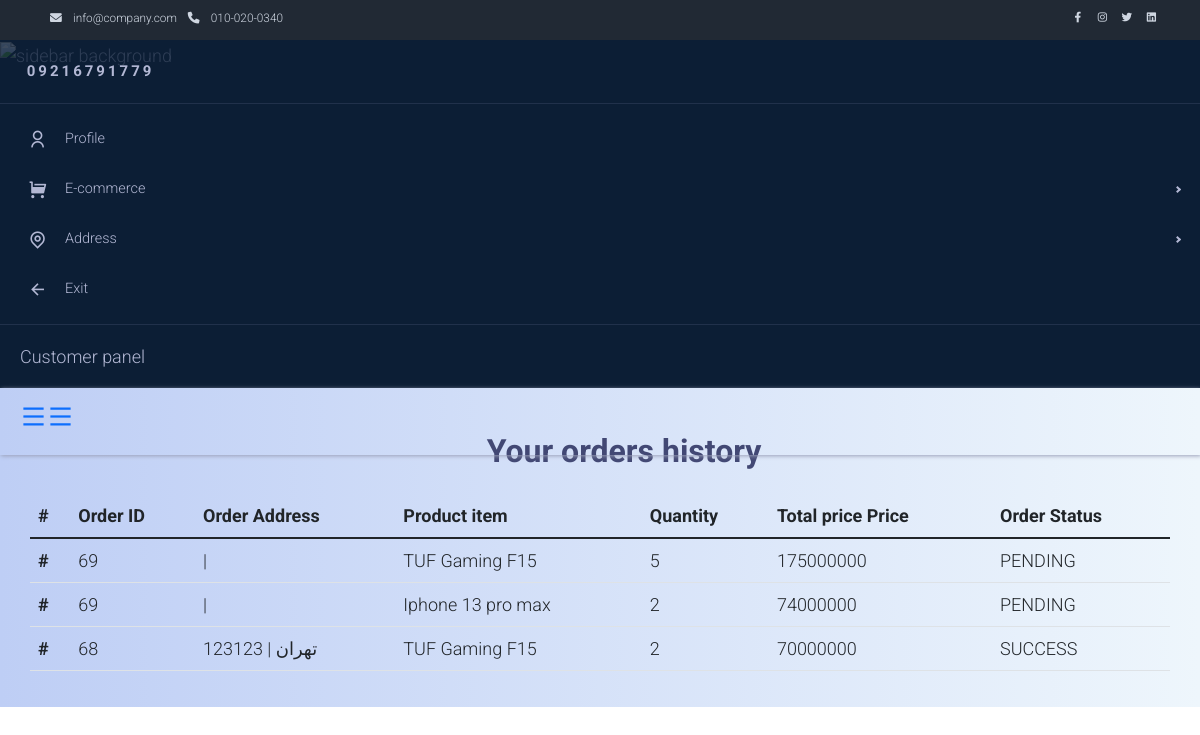
Before: /en/customers/orders_list/ (signed in) with the older database file.
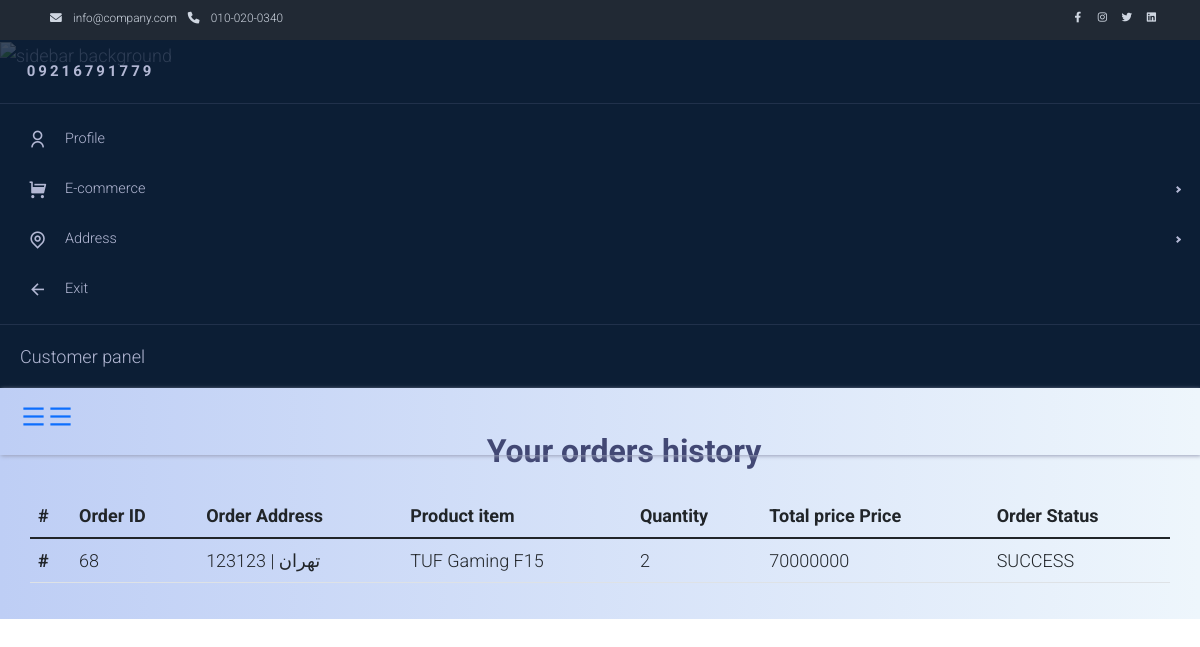
After: the same page with the newer database file.
### core/models.py (models this page shows, shortened)
class User(AbstractUser):
    phone = models.CharField(max_length=13, unique=True,verbose_name=_('Phone Number'),
                             help_text=_('Phone number used as username'))
    USERNAME_FIELD = 'phone'
    objects = MyUserManager()
    class Meta:
        verbose_name = _('User')
        verbose_name_plural = _('Users')

### orders/models.py (models this page shows, shortened)
class CartItem(BaseModel):
    count = models.PositiveIntegerField(default=1, verbose_name=_('Count'))
    cart = models.ForeignKey('Cart', on_delete=models.CASCADE, related_name='items', verbose_name=_('Cart'))
    product = models.ForeignKey(Product, on_delete=models.CASCADE, verbose_name=_('Product'))
    @property
    def status(self):
        return 'PENDING' if self.cart.open else 'SUCCESS'
    @staticmethod
    def remove_loaded_items_key(request):
        if 'loaded_items' in request.session:
            request.session.pop('loaded_items')
    @property
    def price(self):
        return self.product.final_price * self.count
    class Meta:
        verbose_name = _('Cart Item')
        verbose_name_plural = _('Cart Items')

class Cart(BaseModel):
    total_price = models.PositiveIntegerField(default=0, verbose_name=_('Total Price'), null=True, blank=True, )
    final_price = models.PositiveIntegerField(default=0, verbose_name=_('Final Price'), null=True, blank=True, )
    off_code = models.ForeignKey('OffCode', on_delete=models.CASCADE, related_name='carts', null=True, blank=True,
                                 verbose_name=_('Off Code'))
    customer = models.ForeignKey(Customer, on_delete=models.RESTRICT, related_name='ccarts', verbose_name=_('Customer'))
    address = models.ForeignKey(to=Address, on_delete=models.SET_NULL, related_name='acarts', verbose_name=_('Address'),
                                null=True, blank=True)
    open = models.BooleanField(default=True)
    class Meta:
        index_together = [('customer', 'created'),
                          ('off_code', 'customer')]
        ordering = ('-created',)
        verbose_name = _('Cart')
        verbose_name_plural = _('Carts')

### products/models.py (models this page shows, shortened)
class Product(BaseModel):
    name = models.CharField(max_length=100, verbose_name=_('Name'), unique=True)
    price = models.PositiveIntegerField(default=0, verbose_name=_('Price'))
    final_price = models.PositiveIntegerField(null=True, blank=True, verbose_name=_('Final Price'))
    description = models.TextField(verbose_name='Des')
    image = models.FileField(verbose_name=_('Product image'), null=True, blank=True)
    inventory = models.PositiveIntegerField(verbose_name=_('Inventory'))
    slug = models.SlugField(max_length=30, verbose_name=_('Slug'),
                            help_text=_('Unique value for product page URL, created from name.'))
    brand = models.ForeignKey('Brand', on_delete=models.CASCADE, verbose_name=_('Brand'))
    discount = models.ForeignKey('Discount', on_delete=models.CASCADE, blank=True, null=True,
                                 verbose_name=_('Discount'))
    category = models.ForeignKey('Category', on_delete=models.CASCADE, verbose_name=_('Category'))
    class Meta:
        ordering = ['-created']
        verbose_name = _("Product")
        verbose_name_plural = _("Products")

### customers/models.py (models this page shows, shortened)
class Address(BaseModel):
    state = models.CharField(max_length=50, verbose_name=_('State'))
    city = models.CharField(max_length=50, verbose_name=_('City'))
    zip_code = models.PositiveIntegerField(unique=True, verbose_name=_('Zip Code'))
    extra_detail = models.TextField(verbose_name=_('Address detail'))
    customer = models.ForeignKey(Customer, on_delete=models.CASCADE, related_name='addresses',
                                 verbose_name=_('Customer'))
    class Meta:
        index_together = ["city", "zip_code"]
        unique_together = ["city", "zip_code"]
        verbose_name = _('Address')
        verbose_name_plural = _('Addresses')

### customers/views.py (the view)
# urls.py: path('orders_list/', views.CustomerOrdersList.as_view(), name='orders_list'),
class CustomerOrdersList(LoginRequiredMixin, ListView):
    template_name = 'customers/orders_list.html'
    context_object_name = 'orders'
    def dispatch(self, request, *args, **kwargs):
        CartItem.remove_loaded_items_key(request)
        return super().dispatch(request, *args, **kwargs)
    def get_queryset(self):
        self.customer = self.request.user.customer
        self.orders = Cart.objects.filter(customer=self.customer)
        return self.orders

### core/custom_context_processor.py (called while the page is built)
def category_renderer(request):
    return {
        'categories': Category.objects.all(),
    }

### core/manager.py (called while the page is built)
    def get_queryset(self):
        return super().get_queryset().filter(is_deleted=False)

### customers/templates/customers/orders_list.html (shortened to what this page needs)
{% extends 'layouts/__base.html' %}
{% load static %}
{% load i18n %}
{% block extra_head %}
    <link rel='stylesheet'
          href='https://unpkg.com/css-pro-layout@1.1.0/dist/css/css-pro-layout.css'>
    <link rel='stylesheet'
          href='https://cdn.jsdelivr.net/npm/remixicon@2.2.0/fonts/remixicon.css'>
    <link rel="stylesheet" href="{% static 'css/profile.css' %}">
{% endblock %}
{% block navbar %}
    <nav class="navbar navbar-expand-lg bg-dark navbar-light d-none d-lg-block" id="templatemo_nav_top">
        <div class="container text-light">
            <div class="w-100 d-flex justify-content-between">
                <div>
                    <i class="fa fa-envelope mx-2"></i>
                    <a class="navbar-sm-brand text-light text-decoration-none" href="mailto:info@company.com">
                        info@company.com
                    </a>
                    <i class="fa fa-phone mx-2"></i>
                    <a class="navbar-sm-brand text-light text-decoration-none" href="tel:010-020-0340">
                        010-020-0340
                    </a>
                </div>
                <div>
                    <a class="text-light" href="https://fb.com/templatemo" target="_blank" rel="sponsored"></a>
                    <a class="text-light" href="https://www.instagram.com/" target="_blank"></a>
                    <a class="text-light" href="https://twitter.com/" target="_blank"></a>
                    <a class="text-light" href="https://www.linkedin.com/" target="_blank"></a>
                </div>
            </div>
        </div>
    </nav>
{% endblock %}
{% block body_content %}
    <div class="layout has-sidebar fixed-sidebar fixed-header">
        {% include 'inc/_sidebar_profile.html' %}
        <div class="layout">
            <header class="header" style="position:absolute;width: 100vw;">
                <a id="btn-collapse" href="#">
                    <i class="ri-menu-line ri-xl"></i>
                </a>
                <a id="btn-toggle" href="#" class="sidebar-toggler break-point-lg">
                    <i class="ri-menu-line ri-xl"></i>
                </a>
            </header>
            <main class="content">
                <div class="container">
                    <div class="row">
                        <h2 class="titles-site text-center m-4">{% trans 'Your orders history' %}</h2>
                        <table class="table">
                            <thead class="thead-dark">
                            <tr>
                                <th scope="col">#</th>
                                <th scope="col">Order ID</th>
                                <th scope="col">Order Address</th>
                                <th scope="col">Product item</th>
                                <th scope="col">Quantity</th>
                                <th scope="col">Total price Price</th>
                                <th scope="col">Order Status</th>
                            </tr>
                            </thead>
                            <tbody>
                            {% for order in orders %}
                                {% for item in order.items.all %}
                                    <tr>
                                        <th scope="row">#</th>
                                        <td>{{ order.id }}</td>
                                        <td>{{ order.address.city }} | {{ order.address.zip_code }}</td>
                                                            <td>{{ item.product.name }}</td>
                                                            <td>{{ item.count }}</td>
                                                            <td>{{ item.price }}</td>
                                                            <td>{{ item.status }}</td>
                                    </tr>
                                {% endfor %}
                            {% endfor %}
                        </table>
                    </div>
                </div>
            </main>
        </div>
    </div>
{% endblock %}

### templates/layouts/__base.html (shortened to what this page needs)
{% load static %}
<!DOCTYPE html>
<html lang="en" >
<head>
    {% include 'inc/_stylesheets.html' %}
    {% block extra_head %}
    {% endblock %}
</head>
<body>
{% block navbar %}{% endblock %}
{% block body_content %}
{% endblock %}
</body>
</html>

### templates/inc/_stylesheets.html (shortened to what this page needs)
{% load static %}
<link rel="stylesheet" href="{% static 'css/bootstrap.min.css' %}">
<link rel="stylesheet" href="https://cdn.jsdelivr.net/npm/bootstrap@5.1.3/dist/css/bootstrap.min.css"
>
<link rel="stylesheet" href="{% static 'css/templatemo.css' %}">
<link rel="stylesheet" href="{% static 'css/fontawesome.min.css' %}">
<link rel="stylesheet" href="https://cdnjs.cloudflare.com/ajax/libs/font-awesome/4.7.0/css/font-awesome.min.css">
<link rel="stylesheet" href="https://cdnjs.cloudflare.com/ajax/libs/font-awesome/6.0.0/css/all.min.css"
 />
<link rel="stylesheet" href="{% static 'css/slick.min.css' %}">
<link rel="stylesheet" href="{% static 'css/slick-theme.css' %}">
<link rel="stylesheet" href="{% static 'css/nav.css' %}">

### templates/inc/_sidebar_profile.html (shortened to what this page needs)
{% load static %}
<aside id="sidebar" class="sidebar break-point-lg has-bg-image">
    <div class="image-wrapper">
        <img src="https://user-images.githubusercontent.com/25878302/144499035-2911184c-76d3-4611-86e7-bc4e8ff84ff5.jpg" alt="sidebar background" />
    </div>
    <div class="sidebar-layout">
        <div class="sidebar-header">
        <span style="
                text-transform: uppercase;
                font-size: 15px;
                letter-spacing: 3px;
                font-weight: bold;
              ">
           {{ request.user.phone }}
        </span>
        </div>
        <div class="sidebar-content">
            <nav class="menu open-current-submenu">
                <ul>
                    <li class="menu-item">
                        <a href="{% url 'customers:profile' %}">
                                    <span class="menu-icon">
                                      <i class="ri-user-line"></i>
                                    </span>
                            <span class="menu-title">Profile</span>
                        </a>
                    </li>
                    <li class="menu-item sub-menu">
                        <a href="#">
                <span class="menu-icon">
                  <i class="ri-shopping-cart-fill"></i>
                </span>
                            <span class="menu-title">E-commerce</span>
                        </a>
                    </li>
                    <li class="menu-item sub-menu">
                        <a href="#">
                <span class="menu-icon">
                  <i class="ri-map-pin-line"></i>
                </span>
                            <span class="menu-title">Address</span>
                        </a>
                    </li>
                    <li class="menu-item">
                        <a href="{% url 'products:home' %}">
                <span class="menu-icon">
                  <i class="ri-arrow-left-line"></i>
                </span>
                            <span class="menu-title">Exit</span>
                        </a>
                    </li>
                </ul>
            </nav>
        </div>
        <div class="sidebar-footer"><span>Customer panel</span></div>
    </div>
</aside>

### static/css/templatemo.css (style rules this page uses)
body, ul, li, p, a, label, input, div { font-family: 'Roboto', sans-serif; font-size: 18px !important; font-weight: 300 !important; }
.text-light { color: #cfd6e1 !important; }
.bg-dark { background-color: #212934 !important; }
.titles-site { font-weight: bold !important; color: #424874; margin-top: -2rem; }
#templatemo_nav_top { min-height: 40px; }
#templatemo_nav_top * { font-size: .9em !important; }

### static/css/profile.css (style rules this page uses)
.layout { z-index: 1; }
.layout .header { box-shadow: 1px 1px 4px #9aa0b9; display: flex; align-items: center; padding: 20px; }
.layout .content { padding: 20px; display: flex; flex-direction: column; }
.sidebar { color: #b3b8d4; overflow-x: hidden !important; position: relative; background-color: #0c1e35; }
.sidebar .image-wrapper { position: absolute; top: 0; right: 0; bottom: 0; left: 0; opacity: 0.2; z-index: 1; display: none; }
.sidebar .image-wrapper > img { width: 100%; height: 100%; object-fit: cover; object-position: center; }
.sidebar.has-bg-image .image-wrapper { display: block; }
.sidebar .sidebar-layout { height: 100%; display: flex; flex-direction: column; position: relative; z-index: 2; }
.sidebar .sidebar-layout .sidebar-header { height: 64px; min-height: 64px; display: flex; align-items: center; padding: 0 20px; border-bottom: 1px solid rgba(83, 93, 125, 0.3); }
.sidebar .sidebar-layout .sidebar-header > span { overflow: hidden; white-space: nowrap; text-overflow: ellipsis; }
.sidebar .sidebar-layout .sidebar-content { flex-grow: 1; padding: 10px 0; }
.sidebar .sidebar-layout .sidebar-footer { height: 64px; min-height: 64px; display: flex; align-items: center; border-top: 1px solid rgba(83, 93, 125, 0.3); padding: 0 20px; }
.sidebar .sidebar-layout .sidebar-footer > span { overflow: hidden; white-space: nowrap; text-overflow: ellipsis; }
.layout .sidebar .menu ul { list-style-type: none; padding: 0; margin: 0; }
.layout .sidebar .menu .menu-item a { display: flex; align-items: center; height: 50px; padding: 0 20px; color: #b3b8d4; }
.layout .sidebar .menu .menu-item a .menu-icon { font-size: 1.2rem; width: 35px; min-width: 35px; height: 35px; line-height: 35px; text-align: center; display: inline-block; margin-right: 10px; border-radius: 2px; transition: color 0.3s; }
.layout .sidebar .menu .menu-item a .menu-icon i { display: inline-block; }
.layout .sidebar .menu .menu-item a .menu-title { font-size: 0.9rem; overflow: hidden; text-overflow: ellipsis; white-space: nowrap; flex-grow: 1; transition: color 0.3s; }
.layout .sidebar .menu .menu-item.sub-menu { position: relative; }
.layout .sidebar .menu .menu-item.sub-menu > a::after { content: ""; transition: transform 0.3s; border-right: 2px solid currentcolor; border-bottom: 2px solid currentcolor; width: 5px; height: 5px; transform: rotate(-45deg); }
* { box-sizing: border-box; }
body { margin: 0; height: 100vh; font-family: "Roboto", sans-serif; color: #212529; }
a { text-decoration: none; }
.header { position: relative; }
main { background-image: linear-gradient(to right,#becef5,#eef6fc); }

Changed rows visible on the page:
removed Cart: id "69"
removed CartItem: product.name "TUF Gaming F15", count "5", price "175000000", status "PENDING"
removed CartItem: product.name "Iphone 13 pro max", count "2", price "74000000", status "PENDING"
